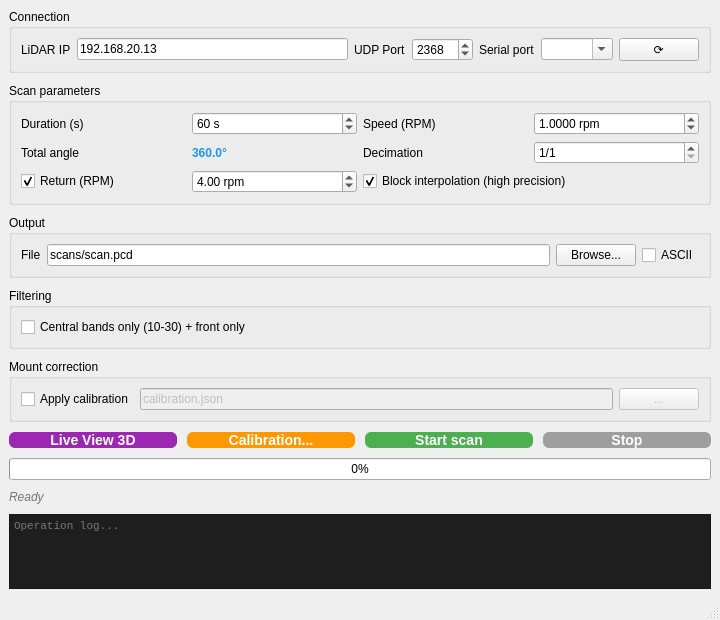
<?xml version="1.0" encoding="UTF-8"?>
<ui version="4.0">
 <class>ScanWindow</class>
 <widget class="QMainWindow" name="ScanWindow">
  <property name="geometry">
   <rect>
    <x>0</x>
    <y>0</y>
    <width>720</width>
    <height>620</height>
   </rect>
  </property>
  <property name="windowTitle">
   <string>LiDAR Scanner — Pandar 40P</string>
  </property>
  <widget class="QWidget" name="centralwidget">
   <layout class="QVBoxLayout" name="verticalLayout">
    <property name="contentsMargins">
     <number>12</number>
    </property>
    <property name="spacing">
     <number>10</number>
    </property>

    <!-- ══ Connection ══ -->
    <item>
     <widget class="QGroupBox" name="groupConnection">
      <property name="title">
       <string>Connection</string>
      </property>
      <layout class="QHBoxLayout" name="layoutConnection">
       <item>
        <widget class="QLabel" name="labelIP">
         <property name="text">
          <string>LiDAR IP</string>
         </property>
        </widget>
       </item>
       <item>
        <widget class="QLineEdit" name="editIP">
         <property name="text">
          <string>192.168.20.13</string>
         </property>
         <property name="maximumWidth">
          <number>140</number>
         </property>
        </widget>
       </item>
       <item>
        <widget class="QLabel" name="labelPort">
         <property name="text">
          <string>UDP Port</string>
         </property>
        </widget>
       </item>
       <item>
        <widget class="QSpinBox" name="spinUDPPort">
         <property name="minimum">
          <number>1024</number>
         </property>
         <property name="maximum">
          <number>65535</number>
         </property>
         <property name="value">
          <number>2368</number>
         </property>
        </widget>
       </item>
       <item>
        <widget class="QLabel" name="labelSerial">
         <property name="text">
          <string>Serial port</string>
         </property>
        </widget>
       </item>
       <item>
        <widget class="QComboBox" name="comboSerial">
         <property name="editable">
          <bool>true</bool>
         </property>
         <property name="minimumWidth">
          <number>140</number>
         </property>
        </widget>
       </item>
       <item>
        <widget class="QPushButton" name="btnRefreshSerial">
         <property name="text">
          <string>⟳</string>
         </property>
         <property name="maximumWidth">
          <number>32</number>
         </property>
         <property name="toolTip">
          <string>Refresh serial ports</string>
         </property>
        </widget>
       </item>
      </layout>
     </widget>
    </item>

    <!-- ══ Scan Parameters ══ -->
    <item>
     <widget class="QGroupBox" name="groupScan">
      <property name="title">
       <string>Scan parameters</string>
      </property>
      <layout class="QGridLayout" name="layoutScan">
       <!-- Row 0: Duration -->
       <item row="0" column="0">
        <widget class="QLabel" name="labelDuration">
         <property name="text">
          <string>Duration (s)</string>
         </property>
        </widget>
       </item>
       <item row="0" column="1">
        <widget class="QSpinBox" name="spinDuration">
         <property name="minimum">
          <number>5</number>
         </property>
         <property name="maximum">
          <number>3600</number>
         </property>
         <property name="value">
          <number>60</number>
         </property>
         <property name="suffix">
          <string> s</string>
         </property>
        </widget>
       </item>
       <!-- Row 0: RPM -->
       <item row="0" column="2">
        <widget class="QLabel" name="labelRPM">
         <property name="text">
          <string>Speed (RPM)</string>
         </property>
        </widget>
       </item>
       <item row="0" column="3">
        <widget class="QDoubleSpinBox" name="spinRPM">
         <property name="minimum">
          <double>0.0100</double>
         </property>
         <property name="maximum">
          <double>20.0000</double>
         </property>
         <property name="value">
          <double>1.0000</double>
         </property>
         <property name="singleStep">
          <double>0.1000</double>
         </property>
         <property name="decimals">
          <number>4</number>
         </property>
         <property name="suffix">
          <string> rpm</string>
         </property>
        </widget>
       </item>

       <!-- Row 1: Angle info (computed) -->
       <item row="1" column="0">
        <widget class="QLabel" name="labelAngle">
         <property name="text">
          <string>Total angle</string>
         </property>
        </widget>
       </item>
       <item row="1" column="1">
        <widget class="QLabel" name="labelAngleValue">
         <property name="text">
          <string>360.0°</string>
         </property>
         <property name="styleSheet">
          <string>font-weight: bold; color: #2196F3;</string>
         </property>
        </widget>
       </item>
       <!-- Row 1: Decimate -->
       <item row="1" column="2">
        <widget class="QLabel" name="labelDecimate">
         <property name="text">
          <string>Decimation</string>
         </property>
        </widget>
       </item>
       <item row="1" column="3">
        <widget class="QSpinBox" name="spinDecimate">
         <property name="minimum">
          <number>1</number>
         </property>
         <property name="maximum">
          <number>100</number>
         </property>
         <property name="value">
          <number>1</number>
         </property>
         <property name="prefix">
          <string>1/</string>
         </property>
        </widget>
       </item>

       <!-- Row 2: Return RPM -->
       <item row="2" column="0">
        <widget class="QCheckBox" name="checkReturn">
         <property name="text">
          <string>Return (RPM)</string>
         </property>
         <property name="checked">
          <bool>true</bool>
         </property>
        </widget>
       </item>
       <item row="2" column="1">
        <widget class="QDoubleSpinBox" name="spinReturnRPM">
         <property name="minimum">
          <double>0.5000</double>
         </property>
         <property name="maximum">
          <double>20.0000</double>
         </property>
         <property name="value">
          <double>4.0000</double>
         </property>
         <property name="singleStep">
          <double>0.5000</double>
         </property>
         <property name="decimals">
          <number>2</number>
         </property>
         <property name="suffix">
          <string> rpm</string>
         </property>
        </widget>
       </item>

       <!-- Row 2: Block interp -->
       <item row="2" column="2" colspan="2">
        <widget class="QCheckBox" name="checkBlockInterp">
         <property name="text">
          <string>Block interpolation (high precision)</string>
         </property>
         <property name="checked">
          <bool>true</bool>
         </property>
        </widget>
       </item>
      </layout>
     </widget>
    </item>

    <!-- ══ Output ══ -->
    <item>
     <widget class="QGroupBox" name="groupOutput">
      <property name="title">
       <string>Output</string>
      </property>
      <layout class="QHBoxLayout" name="layoutOutput">
       <item>
        <widget class="QLabel" name="labelOutput">
         <property name="text">
          <string>File</string>
         </property>
        </widget>
       </item>
       <item>
        <widget class="QLineEdit" name="editOutput">
         <property name="text">
          <string>scans/scan.pcd</string>
         </property>
        </widget>
       </item>
       <item>
        <widget class="QPushButton" name="btnBrowse">
         <property name="text">
          <string>Browse...</string>
         </property>
         <property name="maximumWidth">
          <number>100</number>
         </property>
        </widget>
       </item>
       <item>
        <widget class="QCheckBox" name="checkAscii">
         <property name="text">
          <string>ASCII</string>
         </property>
        </widget>
       </item>
      </layout>
     </widget>
    </item>

    <!-- ══ Filtering ══ -->
    <item>
     <widget class="QGroupBox" name="groupFilter">
      <property name="title">
       <string>Filtering</string>
      </property>
      <layout class="QHBoxLayout" name="layoutFilter">
       <item>
        <widget class="QCheckBox" name="checkCentralBands">
         <property name="text">
          <string>Central bands only (10-30) + front only</string>
         </property>
        </widget>
       </item>
      </layout>
     </widget>
    </item>

    <!-- ══ Calibration ══ -->
    <item>
     <widget class="QGroupBox" name="groupCalibration">
      <property name="title">
       <string>Mount correction</string>
      </property>
      <layout class="QHBoxLayout" name="layoutCalibration">
       <item>
        <widget class="QCheckBox" name="checkCalibration">
         <property name="text">
          <string>Apply calibration</string>
         </property>
        </widget>
       </item>
       <item>
        <widget class="QLineEdit" name="editCalibrationFile">
         <property name="text">
          <string>calibration.json</string>
         </property>
         <property name="enabled">
          <bool>false</bool>
         </property>
        </widget>
       </item>
       <item>
        <widget class="QPushButton" name="btnBrowseCalib">
         <property name="text">
          <string>...</string>
         </property>
         <property name="maximumWidth">
          <number>32</number>
         </property>
         <property name="enabled">
          <bool>false</bool>
         </property>
        </widget>
       </item>
      </layout>
     </widget>
    </item>

    <!-- ══ Controls ══ -->
    <item>
     <layout class="QHBoxLayout" name="layoutControls">
      <item>
       <widget class="QPushButton" name="btnLiveView">
        <property name="text">
         <string>Live View 3D</string>
        </property>
        <property name="minimumHeight">
         <number>44</number>
        </property>
        <property name="styleSheet">
         <string>QPushButton { background-color: #9C27B0; color: white; font-size: 14px; font-weight: bold; border-radius: 6px; }
QPushButton:hover { background-color: #7B1FA2; }</string>
        </property>
       </widget>
      </item>
      <item>
       <widget class="QPushButton" name="btnCalibration">
        <property name="text">
         <string>Calibration...</string>
        </property>
        <property name="minimumHeight">
         <number>44</number>
        </property>
        <property name="styleSheet">
         <string>QPushButton { background-color: #FF9800; color: white; font-size: 14px; font-weight: bold; border-radius: 6px; }
QPushButton:hover { background-color: #F57C00; }</string>
        </property>
       </widget>
      </item>
      <item>
       <widget class="QPushButton" name="btnStart">
        <property name="text">
         <string>Start scan</string>
        </property>
        <property name="minimumHeight">
         <number>44</number>
        </property>
        <property name="styleSheet">
         <string>QPushButton { background-color: #4CAF50; color: white; font-size: 14px; font-weight: bold; border-radius: 6px; }
QPushButton:hover { background-color: #43A047; }
QPushButton:disabled { background-color: #9E9E9E; }</string>
        </property>
       </widget>
      </item>
      <item>
       <widget class="QPushButton" name="btnStop">
        <property name="text">
         <string>Stop</string>
        </property>
        <property name="minimumHeight">
         <number>44</number>
        </property>
        <property name="enabled">
         <bool>false</bool>
        </property>
        <property name="styleSheet">
         <string>QPushButton { background-color: #F44336; color: white; font-size: 14px; font-weight: bold; border-radius: 6px; }
QPushButton:hover { background-color: #E53935; }
QPushButton:disabled { background-color: #9E9E9E; }</string>
        </property>
       </widget>
      </item>
     </layout>
    </item>

    <!-- ══ Progress ══ -->
    <item>
     <widget class="QProgressBar" name="progressBar">
      <property name="value">
       <number>0</number>
      </property>
      <property name="textVisible">
       <bool>true</bool>
      </property>
      <property name="format">
       <string>%p%</string>
      </property>
     </widget>
    </item>

    <!-- ══ Status label ══ -->
    <item>
     <widget class="QLabel" name="labelStatus">
      <property name="text">
       <string>Ready</string>
      </property>
      <property name="styleSheet">
       <string>color: #757575; font-style: italic;</string>
      </property>
     </widget>
    </item>

    <!-- ══ Log ══ -->
    <item>
     <widget class="QPlainTextEdit" name="textLog">
      <property name="readOnly">
       <bool>true</bool>
      </property>
      <property name="minimumHeight">
       <number>140</number>
      </property>
      <property name="styleSheet">
       <string>QPlainTextEdit { background-color: #1E1E1E; color: #D4D4D4; font-family: monospace; font-size: 11px; }</string>
      </property>
      <property name="placeholderText">
       <string>Operation log...</string>
      </property>
     </widget>
    </item>

   </layout>
  </widget>

  <!-- ══ Status Bar ══ -->
  <widget class="QStatusBar" name="statusbar"/>

 </widget>
 <resources/>
 <connections/>
</ui>
